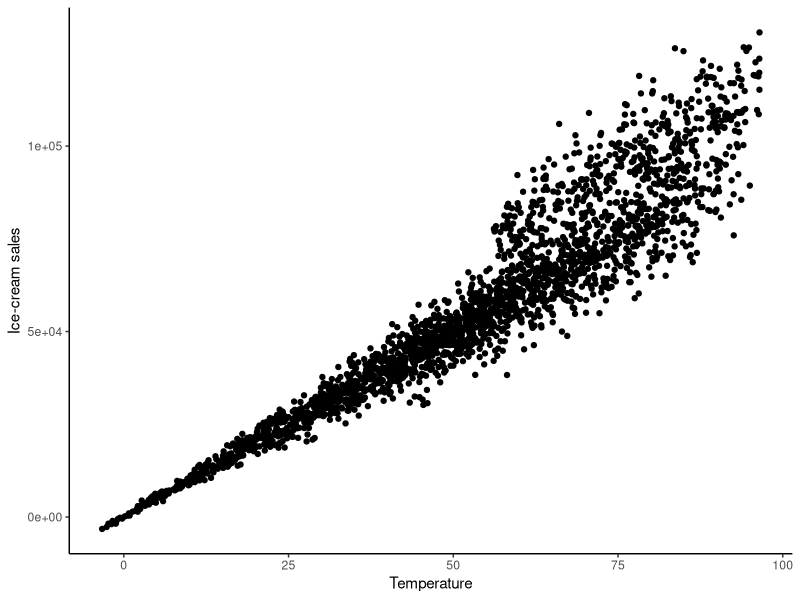

This figure's R source:
# Анализ поведенческих данных на R и Python
# Common libraries
install.packages(tidyverse)
suppressMessages(suppressWarnings(library(tidyverse)))

library(boot) #Required for Bootstrap simulations
library(rstudioapi) #To load data from local folder

install.packages(ggpubr)
library(ggpubr) #To generate multi-plots

install.packages(ggplot2)
library(ggplot2)

install.packages(ggplot2)
library(ggplot2)

# Why we need causal analytics to explain human behavior
# Confound it! The hidden dangers of letting regression sort it out

## First example: stand data
stand_data <- read.csv("resources/files/chap1-stand_data.csv")

#Running linear regressions
#Biased model (coeff should be 1,000)
lm_stand_data <- lm(icecream_sales ~ temps, data=stand_data)
summary(lm_stand_data)
# Call:
# lm(formula = icecream_sales ~ temps, data = stand_data)
# Residuals:
#    Min     1Q Median     3Q    Max
# -25676  -5164   -358   3933  35086
#
# Coefficients:
#              Estimate Std. Error t value Pr(>|t|)
# (Intercept) -4519.055    454.566  -9.941   <2e-16 ***
# temps        1145.320      7.826 146.348   <2e-16 ***
# ---
# Signif. codes:  0 ‘***’ 0.001 ‘**’ 0.01 ‘*’ 0.05 ‘.’ 0.1 ‘ ’ 1
#
# Residual standard error: 8717 on 2398 degrees of freedom

#Figure 1-3. Sales of ice-cream as a function of observed temperature
viz_fun_1.3 <- function(){
  ggplot(stand_data, aes(x=temps, y=icecream_sales)) +
    geom_point() +
    labs(x='Temperature', y='Ice-cream sales') +
    theme_classic()
}
viz_fun_1.3()
